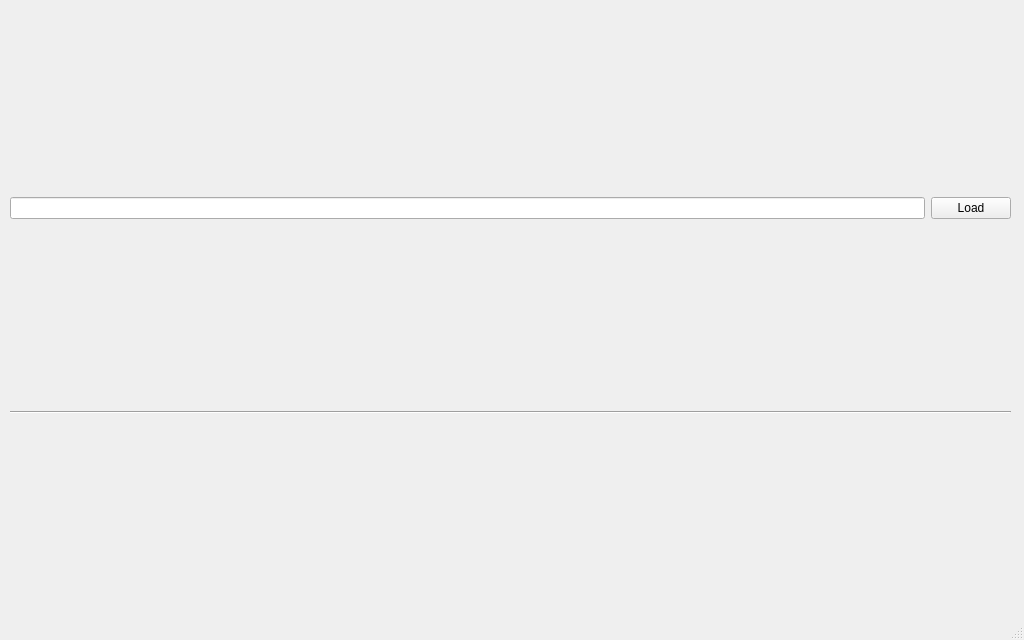
<?xml version="1.0" encoding="UTF-8"?>
<ui version="4.0">
 <class>MainWindow</class>
 <widget class="QMainWindow" name="MainWindow">
  <property name="geometry">
   <rect>
    <x>0</x>
    <y>0</y>
    <width>1024</width>
    <height>640</height>
   </rect>
  </property>
  <property name="windowTitle">
   <string>MainWindow</string>
  </property>
  <widget class="QWidget" name="centralwidget">
   <widget class="QWidget" name="layoutWidget">
    <property name="geometry">
     <rect>
      <x>10</x>
      <y>11</y>
      <width>1001</width>
      <height>591</height>
     </rect>
    </property>
    <layout class="QVBoxLayout" name="verticalLayout">
     <item>
      <layout class="QHBoxLayout" name="horizontalLayout">
       <item>
        <widget class="QLineEdit" name="lineEdit">
         <property name="readOnly">
          <bool>true</bool>
         </property>
        </widget>
       </item>
       <item>
        <widget class="QPushButton" name="pushButton">
         <property name="text">
          <string>Load</string>
         </property>
        </widget>
       </item>
      </layout>
     </item>
     <item>
      <widget class="Line" name="line">
       <property name="orientation">
        <enum>Qt::Horizontal</enum>
       </property>
      </widget>
     </item>
    </layout>
   </widget>
  </widget>
  <widget class="QMenuBar" name="menubar">
   <property name="geometry">
    <rect>
     <x>0</x>
     <y>0</y>
     <width>1024</width>
     <height>20</height>
    </rect>
   </property>
  </widget>
  <widget class="QStatusBar" name="statusbar"/>
 </widget>
 <resources/>
 <connections/>
</ui>
